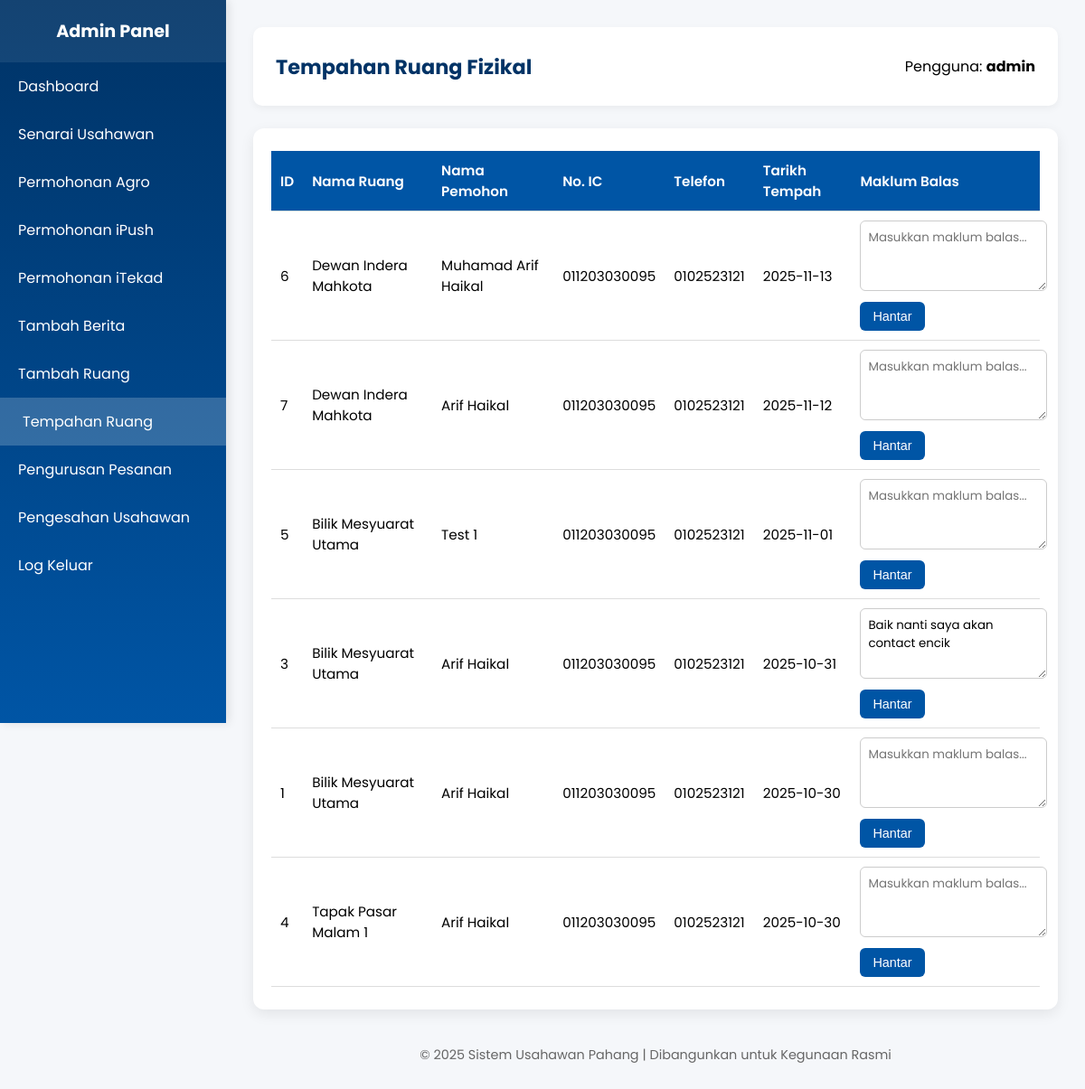
Page /admin_tempahan_ruang.php (signed in) on the earlier database version.
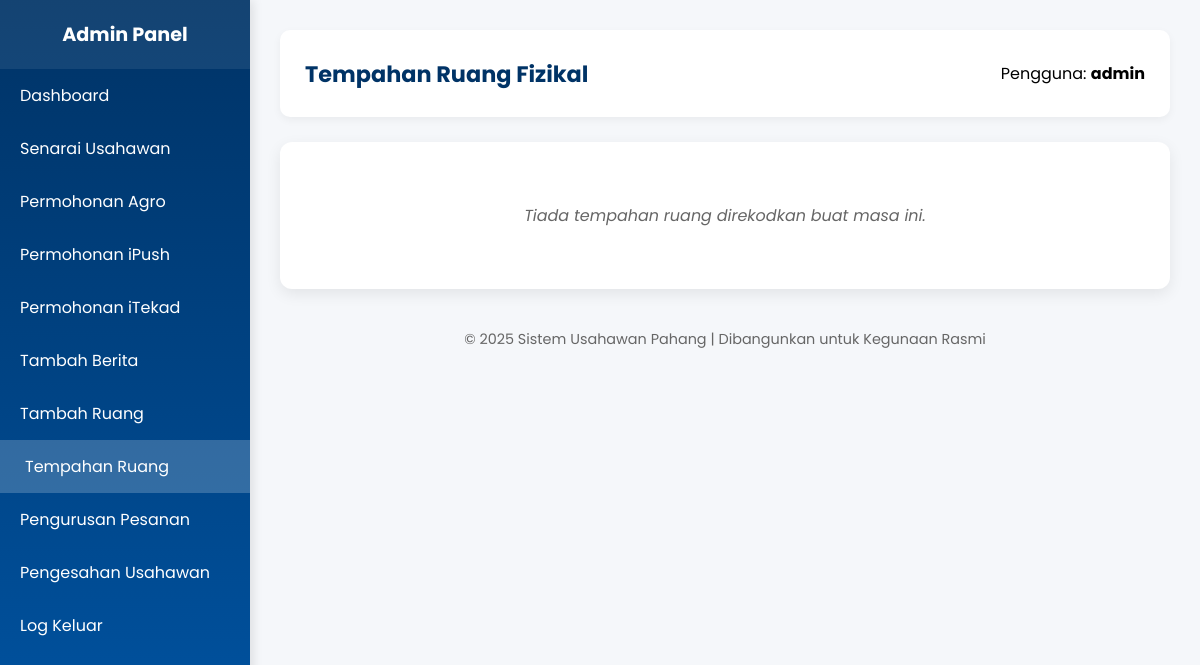
Same page on the later database version.
### tables this page shows
CREATE TABLE `tempahan_ruang` (
  `id` int(11) NOT NULL,
  `nama_ruang` varchar(100) DEFAULT NULL,
  `nama_pemohon` varchar(100) DEFAULT NULL,
  `no_ic` varchar(20) DEFAULT NULL,
  `telefon` varchar(20) DEFAULT NULL,
  `tarikh_tempah` date DEFAULT NULL,
  `status` varchar(20) DEFAULT 'Dalam Semakan',
  `maklum_balas` varchar(10000) NOT NULL
);

### admin_tempahan_ruang.php (the view, shortened to what this page needs)
<?php
include "connection.php";
$sql = "SELECT id, nama_ruang, nama_pemohon, no_ic, telefon, tarikh_tempah, maklum_balas FROM tempahan_ruang ORDER BY tarikh_tempah DESC";
$result = $conn->query($sql);
?>
<!DOCTYPE html>
<html lang="ms">
<head>
</head>
<body>
  <div class="sidebar" id="sidebar">
    <h2>Admin Panel</h2>
    <a href="admin_dashboard.php">Dashboard</a>
    <a href="senarai_usahawan.php">Senarai Usahawan</a>
    <a href="admin_agro.php">Permohonan Agro</a>
    <a href="admin_ipush.php">Permohonan iPush</a>
    <a href="admin_itekad.php">Permohonan iTekad</a>
    <a href="tambah_berita.php">Tambah Berita</a>
    <a href="admin_tambah_ruang.php">Tambah Ruang</a>
    <a href="admin_tempahan_ruang.php" class="active">Tempahan Ruang</a>
    <a href="admin_order.php">Pengurusan Pesanan</a>
    <a href="pending_usahawan.php">Pengesahan Usahawan</a>
    <a href="logout_admin.php">Log Keluar</a>
  </div>
  <div class="main-content">
    <header>
      <h1>Tempahan Ruang Fizikal</h1>
      <p>Pengguna: <b><?= $_SESSION['admin_username'] ?></b></p>
    </header>
    <section class="table-section">
      <?php if ($result->num_rows > 0): ?>
        <table>
          <thead>
            <tr>
              <th>ID</th>
              <th>Nama Ruang</th>
              <th>Nama Pemohon</th>
              <th>No. IC</th>
              <th>Telefon</th>
              <th>Tarikh Tempah</th>
              <th>Maklum Balas</th>
            </tr>
          </thead>
          <tbody>
            <?php while ($row = $result->fetch_assoc()): ?>
              <tr>
                <td data-label="ID"><?= $row['id'] ?></td>
                <td data-label="Nama Ruang"><?= htmlspecialchars($row['nama_ruang']) ?></td>
                <td data-label="Nama Pemohon"><?= htmlspecialchars($row['nama_pemohon']) ?></td>
                <td data-label="No. IC"><?= htmlspecialchars($row['no_ic']) ?></td>
                <td data-label="Telefon"><?= htmlspecialchars($row['telefon']) ?></td>
                <td data-label="Tarikh Tempah"><?= htmlspecialchars($row['tarikh_tempah']) ?></td>
                <td data-label="Maklum Balas">
                  <form method="POST">
                    <textarea name="maklum_balas" placeholder="Masukkan maklum balas..."><?= htmlspecialchars($row['maklum_balas']) ?></textarea>
                    <button type="submit">Hantar</button>
                  </form>
                </td>
              </tr>
            <?php endwhile; ?>
          </tbody>
        </table>
      <?php else: ?>
        <p class="no-data">Tiada tempahan ruang direkodkan buat masa ini.</p>
      <?php endif; ?>
    </section>
    <footer>© 2025 Sistem Usahawan Pahang | Dibangunkan untuk Kegunaan Rasmi</footer>
  </div>
</body>
</html>

Differences in the rows shown:
removed tempahan_ruang: id "6", nama_ruang "Dewan Indera Mahkota", nama_pemohon "Muhamad Arif Haikal", no_ic "011203030095", telefon "0102523121", tarikh_tempah "2025-11-13"
removed tempahan_ruang: id "7", nama_ruang "Dewan Indera Mahkota", nama_pemohon "Arif Haikal", no_ic "011203030095", telefon "0102523121", tarikh_tempah "2025-11-12"
removed tempahan_ruang: id "5", nama_ruang "Bilik Mesyuarat Utama", nama_pemohon "Test 1", no_ic "011203030095", telefon "0102523121", tarikh_tempah "2025-11-01"
removed tempahan_ruang: id "3", nama_ruang "Bilik Mesyuarat Utama", nama_pemohon "Arif Haikal", no_ic "011203030095", telefon "0102523121", tarikh_tempah "2025-10-31", maklum_balas "Baik nanti saya akan contact encik"
removed tempahan_ruang: id "1", nama_ruang "Bilik Mesyuarat Utama", nama_pemohon "Arif Haikal", no_ic "011203030095", telefon "0102523121", tarikh_tempah "2025-10-30"
removed tempahan_ruang: id "4", nama_ruang "Tapak Pasar Malam 1", nama_pemohon "Arif Haikal", no_ic "011203030095", telefon "0102523121", tarikh_tempah "2025-10-30"
Other differences:
text no longer shown: "ID Nama Ruang Nama Pemohon No. IC Telefon Tarikh Tempah Maklum Balas"
text now shown: "Tiada tempahan ruang direkodkan buat masa ini."
